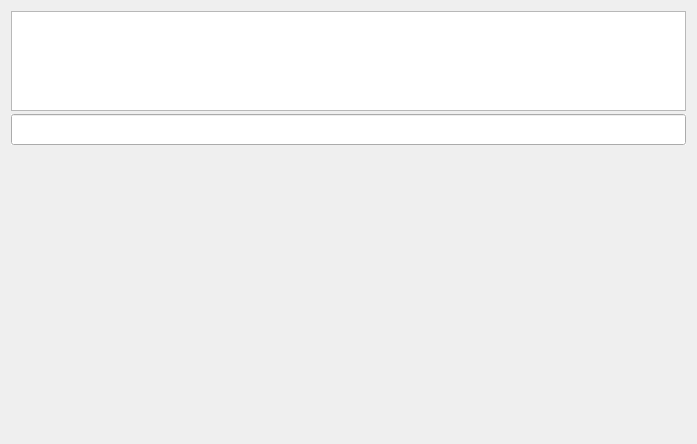
<?xml version="1.0" encoding="UTF-8"?>
<ui version="4.0">
 <class>cQtKeyboardAlphaBase</class>
 <widget class="QDialog" name="cQtKeyboardAlphaBase">
  <property name="geometry">
   <rect>
    <x>0</x>
    <y>0</y>
    <width>693</width>
    <height>437</height>
   </rect>
  </property>
  <property name="font">
   <font>
    <family>Arial</family>
    <pointsize>11</pointsize>
    <weight>75</weight>
    <bold>true</bold>
   </font>
  </property>
  <property name="windowTitle">
   <string/>
  </property>
  <property name="autoFillBackground">
   <bool>true</bool>
  </property>
  <layout class="QVBoxLayout">
   <property name="spacing">
    <number>3</number>
   </property>
   <item>
    <widget class="QTextEdit" name="_text_edit">
     <property name="minimumSize">
      <size>
       <width>0</width>
       <height>100</height>
      </size>
     </property>
     <property name="maximumSize">
      <size>
       <width>32767</width>
       <height>100</height>
      </size>
     </property>
     <property name="font">
      <font>
       <family>Arial</family>
       <pointsize>14</pointsize>
       <weight>50</weight>
       <bold>false</bold>
      </font>
     </property>
     <property name="focusPolicy">
      <enum>Qt::StrongFocus</enum>
     </property>
     <property name="autoFillBackground">
      <bool>true</bool>
     </property>
    </widget>
   </item>
   <item>
    <widget class="QLineEdit" name="_line_edit">
     <property name="font">
      <font>
       <family>Arial</family>
       <pointsize>14</pointsize>
       <weight>50</weight>
       <bold>false</bold>
      </font>
     </property>
     <property name="autoFillBackground">
      <bool>true</bool>
     </property>
    </widget>
   </item>
   <item>
    <widget class="cQtKeyboard" name="_keyboard">
     <property name="minimumSize">
      <size>
       <width>675</width>
       <height>285</height>
      </size>
     </property>
     <property name="font">
      <font>
       <weight>50</weight>
       <bold>false</bold>
      </font>
     </property>
     <property name="autoFillBackground">
      <bool>true</bool>
     </property>
    </widget>
   </item>
  </layout>
 </widget>
 <layoutdefault spacing="6" margin="11"/>
 <customwidgets>
  <customwidget>
   <class>cQtKeyboard</class>
   <extends>QFrame</extends>
   <header>cQtKeyboard.h</header>
   <container>1</container>
  </customwidget>
 </customwidgets>
 <includes>
  <include location="local">qt4port.h</include>
  <include location="local">cQtKeyboard.h</include>
 </includes>
 <resources>
  <include location="../qresources/shacira.qrc"/>
 </resources>
 <connections>
  <connection>
   <sender>_keyboard</sender>
   <signal>acceptInput()</signal>
   <receiver>cQtKeyboardAlphaBase</receiver>
   <slot>accept()</slot>
   <hints>
    <hint type="sourcelabel">
     <x>20</x>
     <y>20</y>
    </hint>
    <hint type="destinationlabel">
     <x>20</x>
     <y>20</y>
    </hint>
   </hints>
  </connection>
  <connection>
   <sender>_keyboard</sender>
   <signal>rejectInput()</signal>
   <receiver>cQtKeyboardAlphaBase</receiver>
   <slot>reject()</slot>
   <hints>
    <hint type="sourcelabel">
     <x>20</x>
     <y>20</y>
    </hint>
    <hint type="destinationlabel">
     <x>20</x>
     <y>20</y>
    </hint>
   </hints>
  </connection>
 </connections>
</ui>
